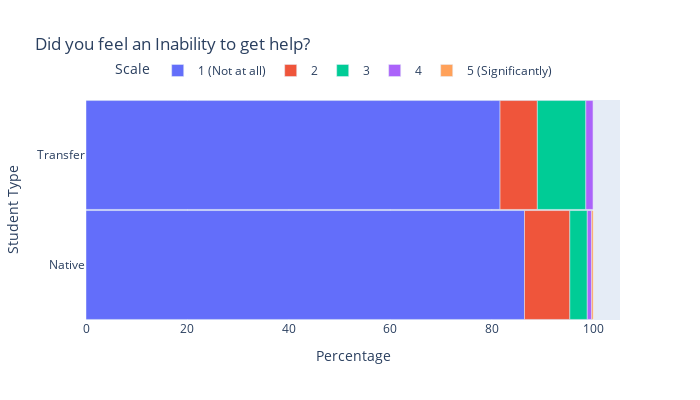

The code cell stored with this chart in its notebook:
### Code cell
fig = DivergingGraphPlot(transfer, native, label, graphTitle, X_title, Y_title)
fig.show()

X_label = ""
Y_label = "1(Not at All) ... 5(Significantly)"
x_label = ["Week 2", "Week 3", "Week 4", "Week 5", "Week 6", "Week 7", "Week 8", "Week 9"]
graphLabel = "Did you feel an Inability to get help?"
df = plotLineGraph(transfer, native, label, graphLabel, X_label, Y_label, x_label, x)
print(df)

### Figure 1 — Plotly figure (JSON) as saved in the notebook; plotly's stock layout.template omitted (floating-point values rounded to 4 significant figures)
{"data": [{"hovertemplate": "%{y}: %{x}", "name": "1 (Not at all)", "orientation": "h", "type": "bar", "x": [81.62, 86.44], "y": ["Transfer", "Native"]}, {"hovertemplate": "%{y}: %{x}", "name": "2", "orientation": "h", "type": "bar", "x": [7.353, 8.938], "y": ["Transfer", "Native"]}, {"hovertemplate": "%{y}: %{x}", "name": "3", "orientation": "h", "type": "bar", "x": [9.559, 3.438], "y": ["Transfer", "Native"]}, {"hovertemplate": "%{y}: %{x}", "name": "4", "orientation": "h", "type": "bar", "x": [1.471, 0.875], "y": ["Transfer", "Native"]}, {"hovertemplate": "%{y}: %{x}", "name": "5 (Significantly)", "orientation": "h", "type": "bar", "x": [0, 0.3125], "y": ["Transfer", "Native"]}], "layout": {"bargap": 0.01, "barmode": "relative", "height": 400, "legend": {"orientation": "h", "title": {"text": "Scale"}, "x": 0.05, "y": 1.2}, "title": {"text": "Did you feel an Inability to get help?"}, "width": 700, "xaxis": {"title": {"text": "Percentage"}}, "yaxis": {"autorange": "reversed", "title": {"text": "Student Type"}}}}
